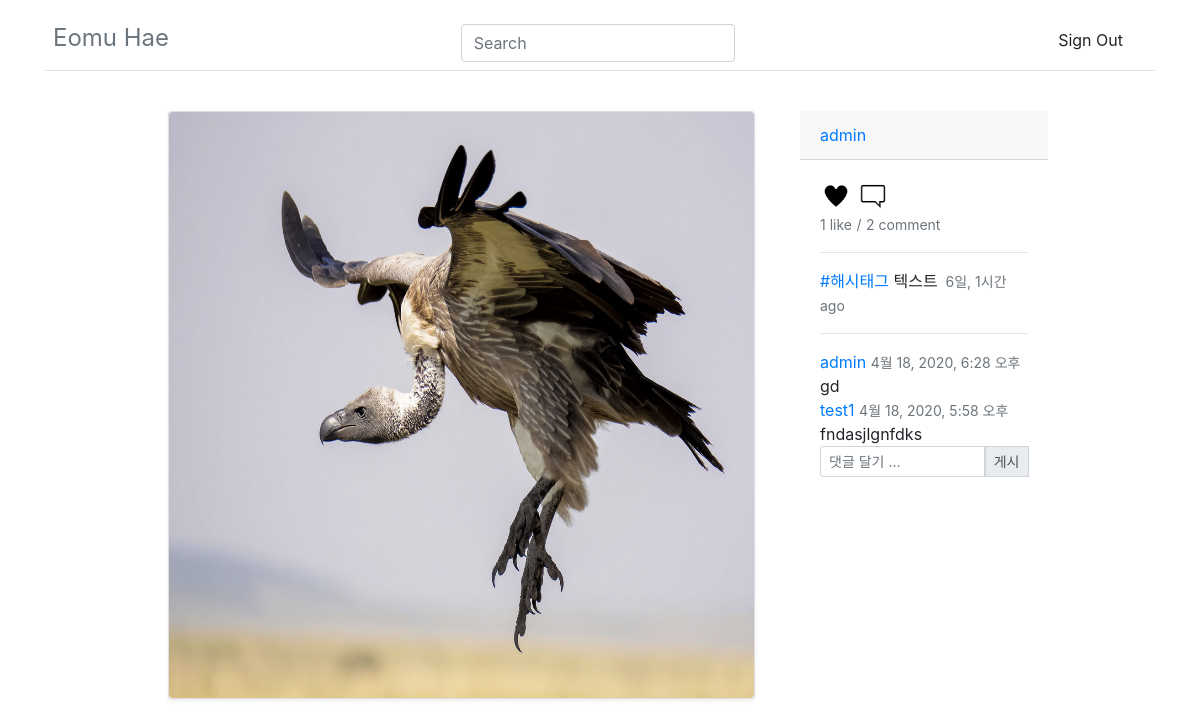
The app's page /intworldapp/detail/35/ with its own data.
### intworldapp/models.py (models this page shows, shortened)
class Post(models.Model):
    main_text = models.CharField(max_length=200)
    create_user = models.ForeignKey(User, on_delete = models.CASCADE)
    create_date = models.DateTimeField('date published', default=timezone.now)
    update_date = models.DateTimeField('date published', null = True, default=timezone.now)
    create_img = models.ImageField(blank=True, upload_to="post/%Y/%m/%d", null=True)
    likes = models.ManyToManyField(User, related_name='likes')
    tag_set = models.ManyToManyField('Tag', blank=True)
    @property
    def total_likes(self):
        return self.likes.count()

class Tag(models.Model):
    tag_name = models.CharField(max_length=140, unique=True)

class Comment(models.Model):
    comment = models.ForeignKey(Post, on_delete=models.CASCADE, null=True, related_name='comments')
    comment_text = models.CharField(max_length=200)
    comment_user = models.ForeignKey(User, on_delete=models.CASCADE, null = True)
    comment_date = models.DateTimeField('date published', default=timezone.now)
    class Meta:
        ordering = ['-id']

### intworldapp/views.py (the view)
# urls.py: path('detail/<int:post_id>/', views.detail, name="detail"),
def detail(request, post_id):
    post = get_object_or_404(Post, id=post_id)
    return render(request, 'detail.html', {'post': post})

### intworldapp/templatetags/post_extras.py (called while the page is built)
@register.filter
def add_link(value):
    main_text = value.main_text
    tags = value.tag_set.all()
    for tag in tags:
        main_text = re.sub(r'\#'+tag.tag_name+r'\b', '<a href="/intworldapp/explore/tags/'+tag.tag_name+'">#'+tag.tag_name+'</a>', main_text)
    return main_text

### intworldapp/templates/detail.html (shortened to what this page needs)
{% extends 'base.html' %}
{% load post_extras %}
{% load humanize %}
{% block content %}
<head>
</head>
<body>
  <main role="main" class="container">
    <div class="row justify-content-center">
      <div class="col-md-7 blog-main">
        <div class="container">
          <div class="card-deck mb-3">
            <div class="card mb-4 shadow-sm">
              {% if post.create_img %}
              <div class="text-center">
                <img src="{{post.create_img.url}}" class="rounded" alt="..." width="585.5dp" height="585.5dp">
              </div>
              {% else %}
              <a>no</a>
              {% endif %}
            </div>
          </div>
        </div>
      </div>
      <aside class="col-md-3 blog-sidebar">
        <div class="card-header">
          <div class="d-flex justify-content-between align-items-center">
            <div class="btn-group">
              <a class="my-0 font-weight-normal" href="{% url 'userpage' post.create_user %}"><span class="writer_name">{{ post.create_user }}</span></a>
            </div>
          </div>
        </div>
        <div class="card-body">
          {% if post.likes.all %}
          <a class="like" name="{{ post.pk }}"><img id="like-img{{ post.pk }}" src="/static/like_after.png" alt="클릭시 좋아요 취소" style="width: 2rem; height:2rem;"></a>
          {% else %}
          <a class="like" name="{{ post.pk }}"><img id="like-img{{ post.pk }}" src="/static/like_before.png" alt="클릭시 좋아요" style="width: 2rem; height:2rem;"></a>
          {% endif %}
          <a href="{% url 'detail' post.id %}"><img src="/static/detail.png" alt="detail 이동" style="width: 2rem; height:2rem;"></a>
          <br>
          <small class="text-muted"><span class="like_count" id="count{{ post.pk }}">{{ post.total_likes }} like</span></small>
          <small class="text-muted">/</small>
          <small class="text-muted">{{post.comments.count}} comment</small>
          <hr>
          <a class="card-title pricing-card-title">{{ post|add_link|safe }}<small
              class="text-muted">&nbsp;&nbsp;{{ post.create_date | naturaltime }}</small></a>
          <hr>
          {% for comment in post.comments.all %}
          <a class="card-text" href="{% url 'userpage' comment.comment_user %}"><span class="comment_writer_name">{{comment.comment_user}}</span></a>
          <small class="text-muted">{{comment.comment_date}}</small>
          <br>
          <a class="card-text">{{comment.comment_text}}
            <br>
            {% endfor %}
            <form action="{% url 'c_post' post.id %}" method="POST">
              <div class="input-group input-group-sm mb-3">
                <input type="text" class="form-control" aria-label="Sizing example input" aria-describedby="inputGroup-sizing-sm" name="comment_text" id="comment_text" placeholder="댓글 달기 ..." style="display:inline-block">
                <div class="input-group-prepend">
                  <button class="input-group-text" id="inputGroup-sizing-sm" type="submit">게시</button>
                </div>
              </div>
            </form>
        </div>
      </aside>
    </div>
  </main>
</body>
{% endblock %}

### records on screen
Post: create_img (picture), create_user "admin", total_likes "1", comments.count "2", main_text+id "#해시태그 텍스트", create_date "6일, 1시간 ago"
Comment: comment_user "admin", comment_date "4월 18, 2020, 6:28 오후", comment_text "gd"
Comment: comment_user "test1", comment_date "4월 18, 2020, 5:58 오후", comment_text "fndasjlgnfdks"
